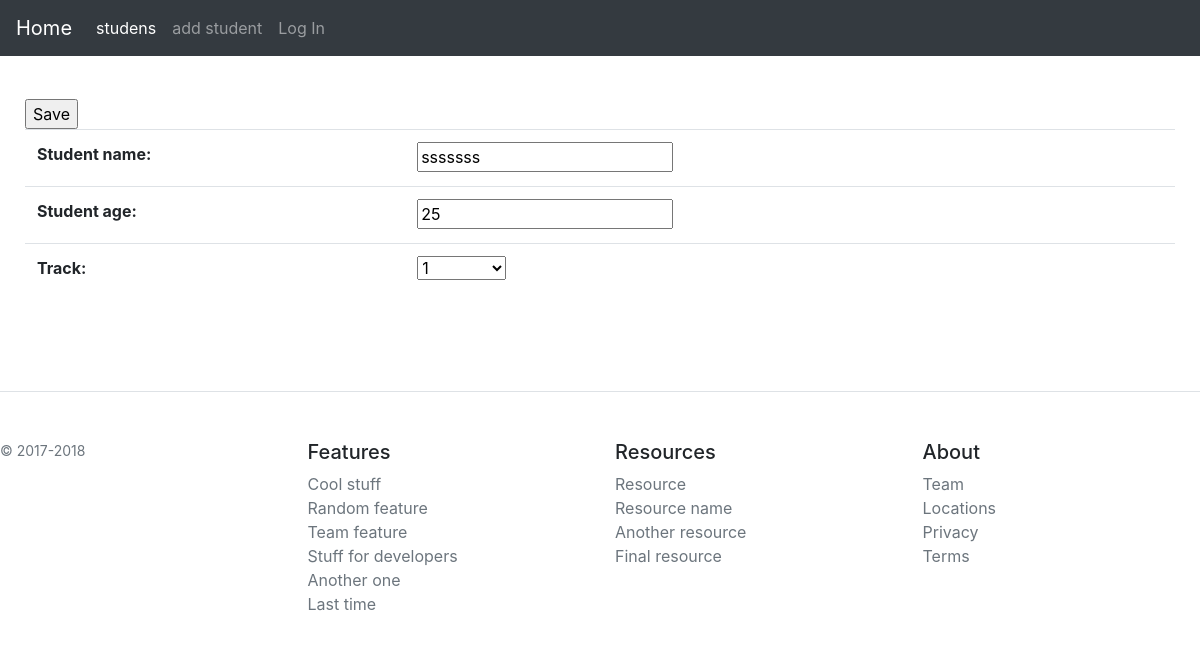
Page /students/13 on the committed database.
### iti/models.py (models this page shows, shortened)
class Student (models.Model):
    student_name=models.CharField(max_length=50)
    student_age=models.IntegerField()
    track=models.ForeignKey(Track, on_delete=models.CASCADE)

### iti/views.py (the view)
# urls.py: path('students/<int:sid>', views.get_student, name='studentdetails'),
def get_student(request, sid):
    instance = get_object_or_404(Student, id=sid)
    form = AddStudent(request.POST or None , instance=instance)
    if request.POST:
        print("entered")
        if form.is_valid():
            print("")
            form.save()
            return HttpResponseRedirect("/students")
    return render(request, 'studentdetails.html', {'form': form})

### iti/forms.py
class AddStudent(forms.ModelForm):
    class Meta:
        model=Student
        fields=['student_name','student_age','track']

### iti/models.py (called while the page is built)
    def __str__(self):
        return f"{self.id}"

### iti/templates/studentdetails.html (shortened to what this page needs)
{% extends 'base.html'%} {% block content %}
<table class="table">
    <form action="" method="post">
      {{form}}
      <br>
      <input type="submit" value="Save">
    </form>
</table>
{% endblock %}

### iti/templates/base.html (style rules this page uses)
table { margin: 0 auto; }

### rows in the picture
Student: student_name "sssssss", student_age "25", track "1"
